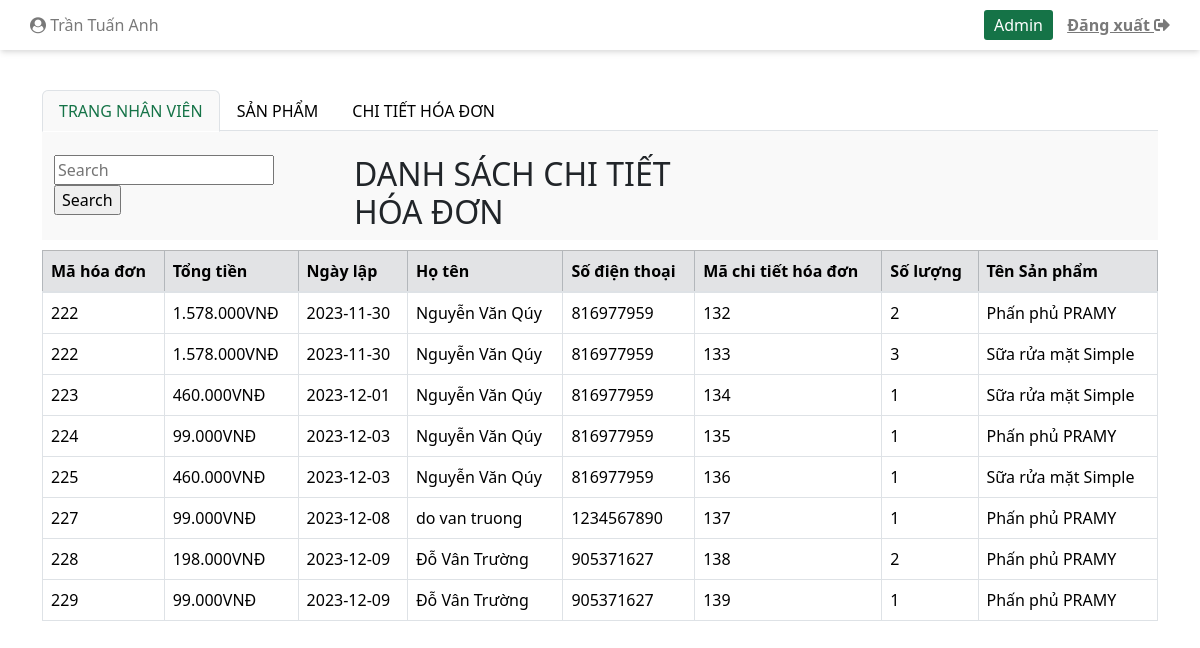
Screenshot of /indexNVBH.php?hoa-don (signed in) with the database file from the repository.
### tables this page shows
CREATE TABLE `nhanvien` (
  `MaNhanVien` int(11) NOT NULL,
  `HoTen` varchar(50) NOT NULL,
  `MatKhau` varchar(20) NOT NULL,
  `Email` varchar(50) NOT NULL,
  `SoDienThoai` varchar(15) NOT NULL,
  `DiaChi` varchar(200) NOT NULL,
  `LoaiNhanVien` int(11) NOT NULL,
  `trangThai` int(11) NOT NULL DEFAULT 1
);

CREATE TABLE `hoadon` (
  `MaHoaDon` int(11) NOT NULL,
  `TongTien` double NOT NULL,
  `NgayLap` date NOT NULL,
  `MaNhanVien` int(11) DEFAULT NULL,
  `MaKhachHang` int(11) DEFAULT NULL,
  `DiaChiGiaoHang` varchar(100) NOT NULL,
  `HoTen` varchar(100) NOT NULL,
  `SoDienThoai` int(11) NOT NULL,
  `Email` varchar(50) NOT NULL
);

CREATE TABLE `chitiethoadon` (
  `MaChiTietHoaDon` int(11) NOT NULL,
  `TongTien` double NOT NULL,
  `MaSanPham` int(11) NOT NULL,
  `MaHoaDon` int(11) NOT NULL,
  `SoLuong` int(11) NOT NULL
);

CREATE TABLE `sanpham` (
  `MaSanPham` int(11) NOT NULL,
  `TenSanPham` varchar(100) NOT NULL,
  `SoLuongTon` int(11) NOT NULL DEFAULT 1,
  `MoTa` varchar(100) DEFAULT NULL,
  `GiaBan` double NOT NULL,
  `GiaNhap` double NOT NULL,
  `ThuongHieu` varchar(100) DEFAULT NULL,
  `HinhAnh` varchar(50) NOT NULL,
  `HanSuDung` date DEFAULT NULL,
  `LoaiSanPham` int(11) NOT NULL,
  `NhaCungCap` int(11) NOT NULL,
  `trangThai` tinyint(4) NOT NULL DEFAULT 1
);

### model/mChiTietHoaDon_NVBH.php (called while the page is built, shortened)
<?php
    include_once("connect.php");
    class MCTHoaDon {
        function selectAllCTHoaDon() {
            $p = new ConnectDB();
            if ($p->connect_DB($conn)) {
                $str = "SELECT
                hd.MaHoaDon,
                hd.TongTien,
                hd.NgayLap,
                hd.HoTen,
                hd.SoDienThoai,
                cthd.MaChiTietHoaDon,
                cthd.SoLuong,
                sp.TenSanPham
            FROM
                hoadon hd
            JOIN
                chitiethoadon cthd ON hd.MaHoaDon = cthd.MaHoaDon
            JOIN
                sanpham sp ON cthd.MaSanPham = sp.MaSanPham;";
                $tbl = mysqli_query($conn,$str);
                return $tbl;
            } else {
                return false;
            }
        }
    }
?>

### model/connect.php (called while the page is built, shortened)
<?php
    class ConnectDB{
        function connect_DB(& $conn){
            $conn = mysqli_connect("localhost", "root", "", "mypham");
            if ($conn){
                mysqli_set_charset($conn, "utf8");
                return $conn;
            }else{
                return false;
            }
        }
    }
?>

### controller/cChiTietHoaDon_NVBH.php (called while the page is built, shortened)
<?php
    include_once("Model/mChiTietHoaDon_NVBH.php");
    class CCTHoaDon{
        function getAllCTHoaDon(){
            $p = new MCTHoaDon();
            $tbl = $p -> selectAllCTHoaDon();
            return $tbl;
        }
    }
?>

### view/vChiTietHoaDon_NVBH.php (the view, shortened to what this page needs)
<?php
    include_once("controller/cChiTietHoaDon_NVBH.php");
    class VCTHoaDon{
        function viewAllCTHoaDon(){
            $p = new CCTHoaDon();
            $tbl = $p -> getAllCTHoaDon();
            showCTHoaDon($tbl);
        }
    }
    function showCTHoaDon($tbl){
        if($tbl){
            if(mysqli_num_rows($tbl) >0){
                echo '
                <div id="hoa-don" class="container tab-pane active"><br>
                <div class="row timKiem-them">
                    <div class="timKiem input-group mb-3 col-md-5">
                        <form action="indexNVBH.php" method="get">
                                 <input type="text" name="txtSearchHD" size="18" placeholder = "Search" value = "';
                                 if(isset($_REQUEST["txtSearchHD"])) echo $_REQUEST["txtSearchHD"];
                                 echo '" >
                                 <input type="submit" name="btnSearchHD" class="btnCus" value="Search">
                        </form>
                    </div>
                    <div class="timKiem col-md-4">
                        <h2>DANH SÁCH CHI TIẾT HÓA ĐƠN</h2>
                    </div>
                </div>
                </div>
                ';
                echo "<table class='prod_tbl'> <tr>";
                    echo'
                    <table class="table table-bordered table-hover " id="myTable">
                    <thead class="table-secondary">
                        <tr class="ex">
                            <th width="auto">Mã hóa đơn</th>
                            <th>Tổng tiền</th>
                            <th>Ngày lập</th>
                            <th>Họ tên</th>
                            <th>Số điện thoại</th>
                            <th width="auto">Mã chi tiết hóa đơn</th>
                            <th>Số lượng</th>
                            <th width="auto">Tên Sản phẩm</th>
                        </tr>
                    </thead>
                    ';
                    while($row = mysqli_fetch_assoc($tbl)){
                            echo "<tr >";
                            echo "<td>".$row["MaHoaDon"]."</td>";
                            echo "<td>".number_format($row["TongTien"], 0,".", ".")."VNĐ</td>";
                            echo "<td>".$row["NgayLap"]."</td>";
                            echo "<td>".$row["HoTen"]."</td>";
                            echo "<td>".$row["SoDienThoai"]."</td>";
                            echo "<td>".$row["MaChiTietHoaDon"]."</td>";
                            echo "<td>".$row["SoLuong"]."</td>";
                            echo "<td>".$row["TenSanPham"]."</td>";
                            echo "</tr>";
                    }
                    echo "</table>";
        }else{
            echo"Không tìm thấy chi tiết hóa đơn!";
            echo header("refresh: 1; url='indexNVBH.php?hoa-don'");
        }
    }
    }
?>

### indexNVBH.php (shortened to what this page needs)
<?php
$conn = mysqli_connect("localhost","root","","mypham");
?>
<!DOCTYPE html>
<html lang="en">
<head>
    <link rel="stylesheet" href="https://maxcdn.bootstrapcdn.com/bootstrap/4.5.2/css/bootstrap.min.css">
    <link rel="stylesheet" href="./css/styleNVBH.css">
    <link rel="stylesheet" href="./css/styleAdmin.css">
    <link rel="stylesheet" href="https://use.fontawesome.com/releases/v5.8.2/css/all.css"
>
    <link href="https://cdn.jsdelivr.net/npm/bootstrap@5.3.2/dist/css/bootstrap.min.css" rel="stylesheet">
    <link rel="stylesheet" href="https://maxcdn.bootstrapcdn.com/font-awesome/4.7.0/css/font-awesome.min.css">
</head>
<body>
    <div class="container-fluid">
        <div class="row">
            <div class="col-md-12 header">
                <a class="navbar-brand" href="#"><i class="fa fa-user-circle" aria-hidden="true"></i>
                    <?php
                    if (isset($_SESSION['MaNhanVien'])) {
                        $tenTaiKhoan = $_SESSION['MaNhanVien'];
                        $name = mysqli_query($conn, "SELECT * FROM `nhanvien` WHERE `MaNhanVien`= $tenTaiKhoan");
                        $kq = mysqli_fetch_array($name);
                        echo $kq["HoTen"];
                    }
                    ?>
                </a>
                <form action="" method="post" id="formAdmin">
                    <button type="submit" name="adminButton" id="adminButton">Admin</button>
                    <a href="?action=logout" data-toggle="tooltip" data-placement="bottom" title="ĐĂNG XUẤT"><b>Đăng
                            xuất <i class="fas fa-sign-out-alt"></i></b></a>
                </form>
            </div>
        </div>
    </div>
    <div class="container mt-3 body">
        <br>
        <ul class="nav nav-tabs" role="tablist">
            <li class="nav-item">
                <a class="nav-link active" href="indexNVBH.php">TRANG NHÂN VIÊN</a>
            </li>
            <li class="nav-item">
                <a class="nav-link" href="indexNVBH.php?san-pham">SẢN PHẨM</a>
            </li>
            <li class="nav-item">
                <a class="nav-link" href="indexNVBH.php?hoa-don">CHI TIẾT HÓA ĐƠN</a>
            </li>
        </ul>
        <?php
        $c = new VProduct();
        if (isset($_REQUEST['san-pham'])) {
            $c->viewAllProducts();
        } elseif (isset($_REQUEST['hoa-don'])) {
            include_once('View/vChiTietHoaDon_NVBH.php');
            $c = new VCTHoaDon();
            $c->viewAllCTHoaDon();
        } elseif (isset($_REQUEST['btnSearchHD'])) {
            include_once('View/vChiTietHoaDon_NVBH.php');
            $c = new VCTHoaDon();
            $c->viewAllCTHoaDonBySearch($_REQUEST['txtSearchHD']);
        } elseif (isset($_REQUEST['btnSearchSP'])) {
            $c->viewAllProductBySearch($_REQUEST['txtSearchSP']);
        } else {
            include_once('View/vOverNv_NVBH.php');
        }
        ?>
    </div>
</body>
</html>

### css/styleNVBH.css (style rules this page uses)
.timKiem-them { margin-bottom: 10px; }
a { color: #000000 !important; }
.row > .header a { color: #797979 !important; height: 50px; line-height: 50px; }
.row > .header { box-shadow: rgba(0, 0, 0, 0.1) 0px 4px 6px -1px, rgba(0, 0, 0, 0.06) 0px 2px 4px -1px; display: flex; flex-wrap: nowrap; justify-content: space-between; padding: 0 30px; }
.nav-link.active { font-weight: 500 !important; color: #157347 !important; background-color: #f9f9f9 !important; }
.container.tab-pane.active { background-color: #f9f9f9 !important; }
body { height: 100%; margin: 0; display: flex; flex-direction: column; background-color: #9ecb9e; }
a { text-decoration: none; }

### css/styleAdmin.css (style rules this page uses)
.timKiem-them { margin-bottom: 10px; }
.timKiem { display: flex; flex-wrap: nowrap; justify-content: center; }
.input-group.mb-3.col-md-5 { width: 300px; }
a { color: #000000 !important; }
.row > .header a { color: #797979 !important; height: 50px; line-height: 50px; }
.row > .header { box-shadow: rgba(0, 0, 0, 0.1) 0px 4px 6px -1px, rgba(0, 0, 0, 0.06) 0px 2px 4px -1px; display: flex; flex-wrap: nowrap; justify-content: space-between; padding: 0 30px; }
.container.tab-pane.active { background-color: #f9f9f9 !important; }
.nav-tabs .nav-item.show .nav-link, .nav-tabs .nav-link.active { border-color: var(--bs-nav-tabs-link-active-border-color); background-color: #F9F9F9 !important; color: #157347 !important; font-weight: 600; }
#adminButton { border: none; border-radius: 3px; padding: 3px 10px; color: #fff; background-color: #157347; margin-right: 10px; }
a { text-decoration: none; }

### rows the page displays
nhanvien: HoTen "Trần Tuấn Anh"
hoadon: MaHoaDon "222", TongTien "1.578.000", NgayLap "2023-11-30", HoTen "Nguyễn Văn Qúy", SoDienThoai "816977959", chitiethoadon.MaChiTietHoaDon "132", chitiethoadon.SoLuong "2", sanpham.TenSanPham "Phấn phủ PRAMY", chitiethoadon.MaChiTietHoaDon "133", chitiethoadon.SoLuong "3", sanpham.TenSanPham "Sữa rửa mặt Simple"
hoadon: MaHoaDon "223", TongTien "460.000", NgayLap "2023-12-01", HoTen "Nguyễn Văn Qúy", SoDienThoai "816977959", chitiethoadon.MaChiTietHoaDon "134", chitiethoadon.SoLuong "1", sanpham.TenSanPham "Sữa rửa mặt Simple"
hoadon: MaHoaDon "224", TongTien "99.000", NgayLap "2023-12-03", HoTen "Nguyễn Văn Qúy", SoDienThoai "816977959", chitiethoadon.MaChiTietHoaDon "135", chitiethoadon.SoLuong "1", sanpham.TenSanPham "Phấn phủ PRAMY"
hoadon: MaHoaDon "225", TongTien "460.000", NgayLap "2023-12-03", HoTen "Nguyễn Văn Qúy", SoDienThoai "816977959", chitiethoadon.MaChiTietHoaDon "136", chitiethoadon.SoLuong "1", sanpham.TenSanPham "Sữa rửa mặt Simple"
hoadon: MaHoaDon "227", TongTien "99.000", NgayLap "2023-12-08", HoTen "do van truong", SoDienThoai "1234567890", chitiethoadon.MaChiTietHoaDon "137", chitiethoadon.SoLuong "1", sanpham.TenSanPham "Phấn phủ PRAMY"
hoadon: MaHoaDon "228", TongTien "198.000", NgayLap "2023-12-09", HoTen "Đỗ Vân Trường", SoDienThoai "905371627", chitiethoadon.MaChiTietHoaDon "138", chitiethoadon.SoLuong "2", sanpham.TenSanPham "Phấn phủ PRAMY"
hoadon: MaHoaDon "229", TongTien "99.000", NgayLap "2023-12-09", HoTen "Đỗ Vân Trường", SoDienThoai "905371627", chitiethoadon.MaChiTietHoaDon "139", chitiethoadon.SoLuong "1", sanpham.TenSanPham "Phấn phủ PRAMY"
